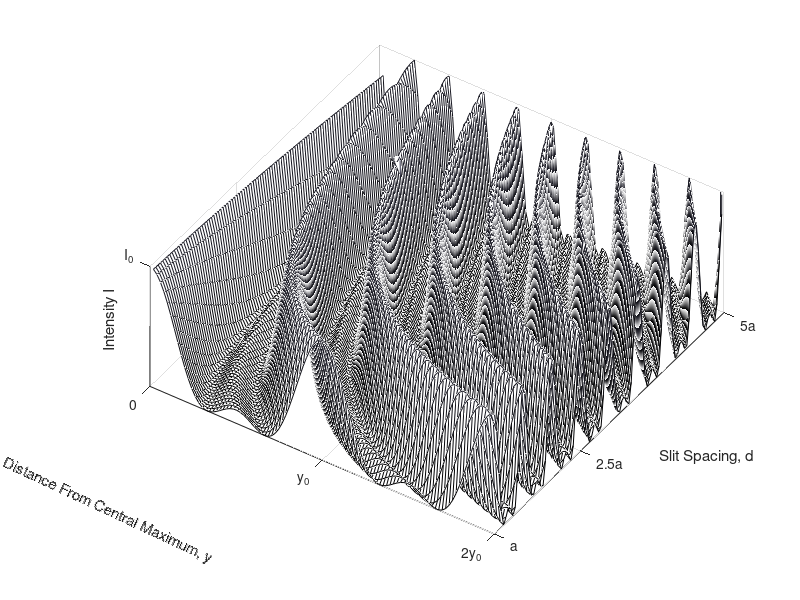

This figure's MATLAB source: (Note: this script raises an error after producing the figure.)
clear all; close all; clc; 

I0 = 1 ; 
lambda = 1;
N = 3; %Numero de slits
y0 = 1;
n = 100;
a = 1; % Ancho de la abertura
y = linspace(0,2*y0,n) ;
d =  linspace(1,5,n).*a;


[D,Y] = meshgrid(d,y);
alpha = pi.*D.*Y./(a.*y0);
B = pi.*Y./y0;
I = I0./N^2.*(sin(N.*alpha)./sin(alpha)).^2 ; 
mesh(D,Y,I)
colormap(bone)
% shading interp %Quitar lineas
xlabel('Slit Spacing, d')
ylabel('Distance From Central Maximum, y')
zlabel('Intensity I')
set(gca,'ydir','reverse')
xticks([1 2.5 5])
xticklabels({'a','2.5a','5a'})
yticks([0 1 2])
yticklabels({'0','y_0','2y_0'})
zticks([1])
zticklabels({'I_0'})
zlim([0 1])
%Handel of the y label
yh = get(gca,'YLabel'); % Handle of the y label
set(yh, 'Units', 'Normalized')
pos = get(yh, 'Position');
set(yh,'Position',pos.*[.8,-.5,3],'Rotation',-25)
v = [-3 -2 8];
[caz,cel] = view(v)